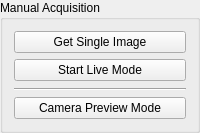
             <widget class="QGroupBox" name="groupBox_17">
              <property name="sizePolicy">
               <sizepolicy hsizetype="Preferred" vsizetype="Fixed">
                <horstretch>0</horstretch>
                <verstretch>0</verstretch>
               </sizepolicy>
              </property>
              <property name="minimumSize">
               <size>
                <width>0</width>
                <height>126</height>
               </size>
              </property>
              <property name="title">
               <string>Manual Acquisition</string>
              </property>
              <layout class="QVBoxLayout" name="verticalLayout_53">
               <item>
                <layout class="QVBoxLayout" name="verticalLayout_15">
                 <item>
                  <widget class="QPushButton" name="pushButton_acqGetSingleImage">
                   <property name="sizePolicy">
                    <sizepolicy hsizetype="Minimum" vsizetype="Fixed">
                     <horstretch>0</horstretch>
                     <verstretch>0</verstretch>
                    </sizepolicy>
                   </property>
                   <property name="toolTip">
                    <string>Start single image acquisition</string>
                   </property>
                   <property name="text">
                    <string>Get Single Image</string>
                   </property>
                   <property name="shortcut">
                    <string>Ctrl+I</string>
                   </property>
                  </widget>
                 </item>
                 <item>
                  <widget class="QPushButton" name="pushButton_acqStartLiveMode">
                   <property name="sizePolicy">
                    <sizepolicy hsizetype="Preferred" vsizetype="Fixed">
                     <horstretch>0</horstretch>
                     <verstretch>0</verstretch>
                    </sizepolicy>
                   </property>
                   <property name="toolTip">
                    <string>Start live mode</string>
                   </property>
                   <property name="text">
                    <string>Start Live Mode</string>
                   </property>
                   <property name="shortcut">
                    <string>Ctrl+L</string>
                   </property>
                  </widget>
                 </item>
                 <item>
                  <spacer name="verticalSpacer_13">
                   <property name="orientation">
                    <enum>Qt::Vertical</enum>
                   </property>
                   <property name="sizeType">
                    <enum>QSizePolicy::Expanding</enum>
                   </property>
                   <property name="sizeHint" stdset="0">
                    <size>
                     <width>20</width>
                     <height>1</height>
                    </size>
                   </property>
                  </spacer>
                 </item>
                 <item>
                  <widget class="Line" name="line_7">
                   <property name="orientation">
                    <enum>Qt::Horizontal</enum>
                   </property>
                  </widget>
                 </item>
                 <item>
                  <widget class="QPushButton" name="pushButton_acqStartPreviewMode">
                   <property name="sizePolicy">
                    <sizepolicy hsizetype="Preferred" vsizetype="Fixed">
                     <horstretch>0</horstretch>
                     <verstretch>0</verstretch>
                    </sizepolicy>
                   </property>
                   <property name="toolTip">
                    <string>Start preview mode</string>
                   </property>
                   <property name="text">
                    <string>Camera Preview Mode</string>
                   </property>
                   <property name="shortcut">
                    <string>Ctrl+P</string>
                   </property>
                  </widget>
                 </item>
                </layout>
               </item>
              </layout>
             </widget>
